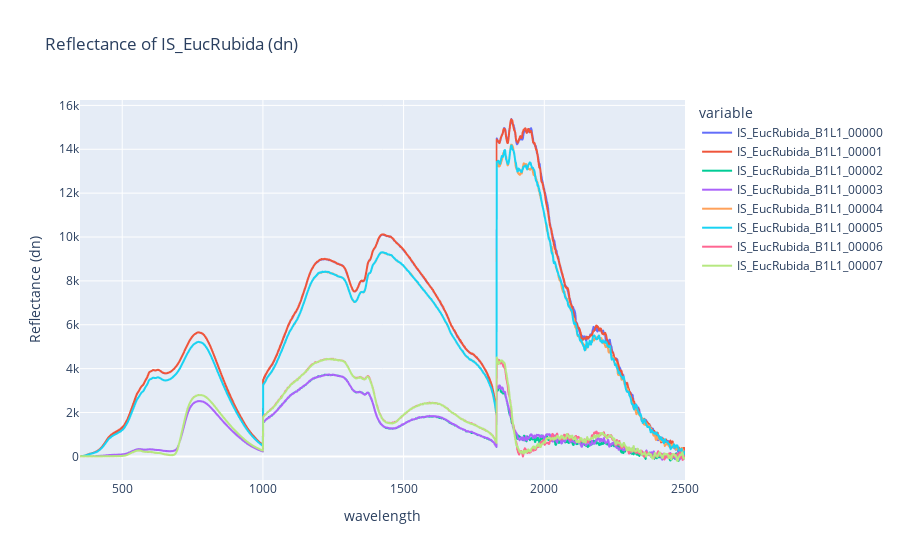

The code cell stored with this chart in its notebook:
### Code cell
px.line(sphere_df.data[leaf], title=f'Reflectance of {target} (dn)', labels={'index': 'Wavelength (nm)', 'value': 'Reflectance (dn)'})

### Figure 1 — Plotly figure (JSON) as saved in the notebook; plotly's stock layout.template omitted (floating-point values rounded to 4 significant figures; data arrays with more than 128 entries replaced by an {"elided": "..."} marker saying what was removed)
{"data": [{"hovertemplate": "variable=IS_EucRubida_B1L1_00000<br>wavelength=%{x}<br>Reflectance (dn)=%{y}<extra></extra>", "legendgroup": "IS_EucRubida_B1L1_00000", "line": {"color": "#636efa", "dash": "solid"}, "marker": {"symbol": "circle"}, "mode": "lines", "name": "IS_EucRubida_B1L1_00000", "showlegend": true, "type": "scattergl", "x": {"elided": "2151 int values"}, "xaxis": "x", "y": {"elided": "2151 float values"}, "yaxis": "y"}, {"hovertemplate": "variable=IS_EucRubida_B1L1_00001<br>wavelength=%{x}<br>Reflectance (dn)=%{y}<extra></extra>", "legendgroup": "IS_EucRubida_B1L1_00001", "line": {"color": "#EF553B", "dash": "solid"}, "marker": {"symbol": "circle"}, "mode": "lines", "name": "IS_EucRubida_B1L1_00001", "showlegend": true, "type": "scattergl", "x": {"elided": "2151 int values"}, "xaxis": "x", "y": {"elided": "2151 float values"}, "yaxis": "y"}, {"hovertemplate": "variable=IS_EucRubida_B1L1_00002<br>wavelength=%{x}<br>Reflectance (dn)=%{y}<extra></extra>", "legendgroup": "IS_EucRubida_B1L1_00002", "line": {"color": "#00cc96", "dash": "solid"}, "marker": {"symbol": "circle"}, "mode": "lines", "name": "IS_EucRubida_B1L1_00002", "showlegend": true, "type": "scattergl", "x": {"elided": "2151 int values"}, "xaxis": "x", "y": {"elided": "2151 float values"}, "yaxis": "y"}, {"hovertemplate": "variable=IS_EucRubida_B1L1_00003<br>wavelength=%{x}<br>Reflectance (dn)=%{y}<extra></extra>", "legendgroup": "IS_EucRubida_B1L1_00003", "line": {"color": "#ab63fa", "dash": "solid"}, "marker": {"symbol": "circle"}, "mode": "lines", "name": "IS_EucRubida_B1L1_00003", "showlegend": true, "type": "scattergl", "x": {"elided": "2151 int values"}, "xaxis": "x", "y": {"elided": "2151 float values"}, "yaxis": "y"}, {"hovertemplate": "variable=IS_EucRubida_B1L1_00004<br>wavelength=%{x}<br>Reflectance (dn)=%{y}<extra></extra>", "legendgroup": "IS_EucRubida_B1L1_00004", "line": {"color": "#FFA15A", "dash": "solid"}, "marker": {"symbol": "circle"}, "mode": "lines", "name": "IS_EucRubida_B1L1_00004", "showlegend": true, "type": "scattergl", "x": {"elided": "2151 int values"}, "xaxis": "x", "y": {"elided": "2151 float values"}, "yaxis": "y"}, {"hovertemplate": "variable=IS_EucRubida_B1L1_00005<br>wavelength=%{x}<br>Reflectance (dn)=%{y}<extra></extra>", "legendgroup": "IS_EucRubida_B1L1_00005", "line": {"color": "#19d3f3", "dash": "solid"}, "marker": {"symbol": "circle"}, "mode": "lines", "name": "IS_EucRubida_B1L1_00005", "showlegend": true, "type": "scattergl", "x": {"elided": "2151 int values"}, "xaxis": "x", "y": {"elided": "2151 float values"}, "yaxis": "y"}, {"hovertemplate": "variable=IS_EucRubida_B1L1_00006<br>wavelength=%{x}<br>Reflectance (dn)=%{y}<extra></extra>", "legendgroup": "IS_EucRubida_B1L1_00006", "line": {"color": "#FF6692", "dash": "solid"}, "marker": {"symbol": "circle"}, "mode": "lines", "name": "IS_EucRubida_B1L1_00006", "showlegend": true, "type": "scattergl", "x": {"elided": "2151 int values"}, "xaxis": "x", "y": {"elided": "2151 float values"}, "yaxis": "y"}, {"hovertemplate": "variable=IS_EucRubida_B1L1_00007<br>wavelength=%{x}<br>Reflectance (dn)=%{y}<extra></extra>", "legendgroup": "IS_EucRubida_B1L1_00007", "line": {"color": "#B6E880", "dash": "solid"}, "marker": {"symbol": "circle"}, "mode": "lines", "name": "IS_EucRubida_B1L1_00007", "showlegend": true, "type": "scattergl", "x": {"elided": "2151 int values"}, "xaxis": "x", "y": {"elided": "2151 float values"}, "yaxis": "y"}], "layout": {"legend": {"title": {"text": "variable"}, "tracegroupgap": 0}, "title": {"text": "Reflectance of IS_EucRubida (dn)"}, "xaxis": {"anchor": "y", "domain": [0, 1], "title": {"text": "wavelength"}}, "yaxis": {"anchor": "x", "domain": [0, 1], "title": {"text": "Reflectance (dn)"}}}}
